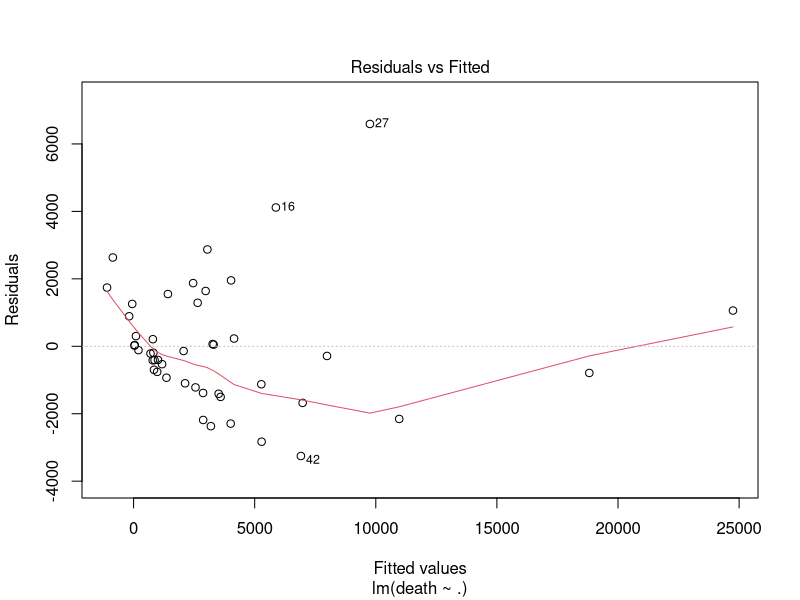

The R source for this figure:
# Preliminary Inquiry Source Code

library(tidyverse)

# Load data ---------------------------------------------------------------

## import state condition data
data.state <- read_csv("./PreliminaryInquiry/dataset/States - current.csv")
names(data.state)

## import hospital data
data.hospital <- read_csv("./PreliminaryInquiry/dataset/Hospital Capacity by State.CSV")
names(data.hospital)
data.hospital <- select(data.hospital, c(1,2,3,10))

## exclude variable artificially
data.death <- data.state %>% select(state, death, recovered)

## combine dataset
data.comb.death <- left_join(
  x = data.death,
  y = data.hospital,
  by = c("state" = "State"),
  copy = FALSE
) %>% na.omit() %>% select(-state)

### %>% column_to_rownames(var = "state")

## rename
names(data.comb.death) <- c("death", "recover", "Total_Hosp", "Total_ICU", "Adult_Pop")
sapply(data.comb.death, sum)

# OLS ---------------------------------------------------------------------

model.ols <- lm(data = data.comb.death %>% select(-recover),
                formula = death~.)
summary(model.ols)

cor(data.comb.death)
car::vif(model.ols)

plot(model.ols, which = 1)




























